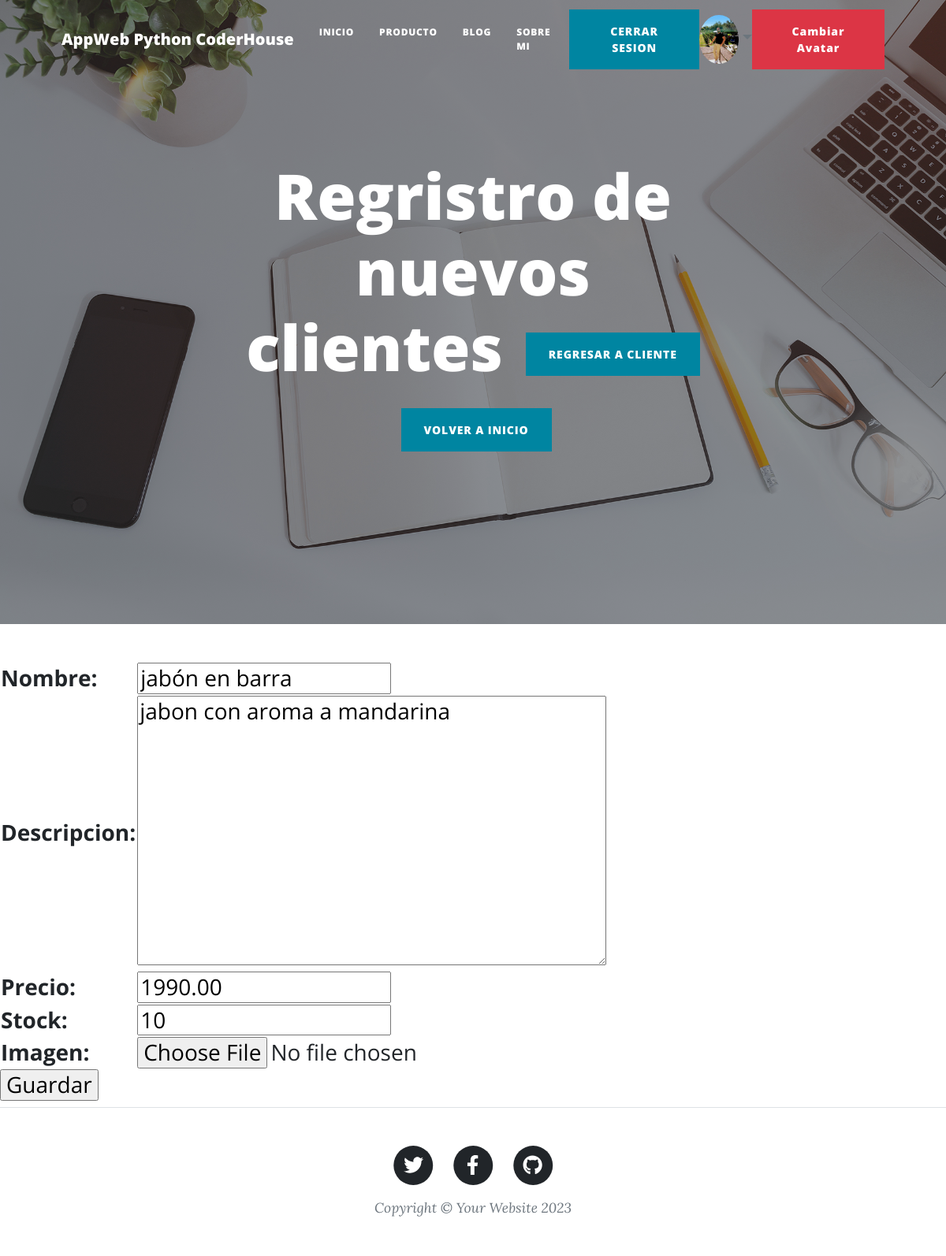
Page /appweb/editaProducto/jabón en barra/ (signed in) on the committed database.
### appweb/models.py (models this page shows, shortened)
class Avatar(models.Model):
    user = models.ForeignKey(User, on_delete=models.CASCADE)
    imagen = models.ImageField(upload_to='avatares', null=True, blank = True)

class Producto(models.Model):
    nombre = models.CharField(max_length=100)
    descripcion = models.TextField()
    precio = models.DecimalField(max_digits=10, decimal_places=2)
    stock = models.PositiveIntegerField()
    imagen = models.ImageField(upload_to='producto', null=True)

### appweb/views.py (the view)
# urls.py: path('editaProducto/<producto_nombre>/',actualizarProducto, name='editarProducto'),
@login_required
def actualizarProducto(request,producto_nombre):
    ProductoElegido =Producto.objects.get(nombre=producto_nombre)
    if request.method == "POST":
        miFormulario = ProductoFormulario(request.POST)
        if miFormulario.is_valid():
            informacion = miFormulario.cleaned_data
            ProductoElegido.nombre = informacion["nombre"]
            ProductoElegido.descripcion = informacion["descripcion"]
            ProductoElegido.precio = informacion["precio"]
            ProductoElegido.stock = informacion["stock"]
            ProductoElegido.imagen = informacion["imagen"]
            ProductoElegido.save()
            return render(request, "appweb/inicio.html")
    else:
        miFormulario = ProductoFormulario(initial={"nombre": ProductoElegido.nombre,
                                                "descripcion": ProductoElegido.descripcion,
                                                "precio": ProductoElegido.precio,
                                                "stock": ProductoElegido.stock,
                                                "imagen": ProductoElegido.imagen})
    return render(request, "appweb/registro_producto.html", {"form": miFormulario})

### appweb/forms.py
class ProductoFormulario(forms.Form):
    nombre = forms.CharField(max_length=100)
    descripcion = forms.CharField(widget=forms.Textarea)
    precio = forms.DecimalField(max_digits=10, decimal_places=2)
    stock = stock = forms.IntegerField(min_value=0)
    imagen = forms.ImageField(required=False)

### appweb/templates/appweb/registro_producto.html
{% extends 'appweb/padre.html' %}
{% block titulo %}
Regristro de nuevos clientes
<a class="btn btn-primary text-uppercase ms-2" href="{% url 'Producto' %}">Regresar a Cliente</a>
<a class="btn btn-primary text-uppercase ms-2" href="{% url 'Inicio' %}">Volver a Inicio</a>
{% endblock %}
{% block formulario %}
<form action="" method="POST"> {% csrf_token %}
    <table>
        {{form.as_table}}
    </table>
    <input type="submit" value="Guardar">
</form>
{% endblock %}

### appweb/templates/appweb/padre.html (shortened to what this page needs)
<!DOCTYPE html>
<html lang="en">
    <head>
        {% load static %}
        <link href="{% static 'appweb/css/styles.css' %}" rel="stylesheet" />
    </head>
    <body>
        <nav class="navbar navbar-expand-lg navbar-light" id="mainNav">
            <div class="container px-4 px-lg-5">
                <a class="navbar-brand" href="{% url 'Inicio'%}">AppWeb Python CoderHouse</a>
                <div class="collapse navbar-collapse" id="navbarResponsive">
                        <ul class="navbar-nav ms-auto py-4 py-lg-0">
                            <li class="nav-item"><a class="nav-link px-lg-3 py-3 py-lg-4" href="{% url 'Inicio' %}" >Inicio</a></li>
                            <li class="nav-item"><a class="nav-link px-lg-3 py-3 py-lg-4" href="{% url 'Producto' %}">Producto</a></li>
                            <li class="nav-item"><a class="nav-link px-lg-3 py-3 py-lg-4" href="{% url 'agregarComenterio' %}">Blog</a></li>
                            <li class="nav-item"><a class="nav-link px-lg-3 py-3 py-lg-4" href="contact.html">Sobre Mi</a></li>
                        </ul>
                        {% if request.user.is_authenticated %}
                            <a class="btn btn-primary text-uppercase ms-2" href="{% url 'Logout' %}">Cerrar Sesion</a>
                            {% if request.user.avatar_set.exists %}
                                <a class="nav-link dropdown-toggle text-muted waves-effect waves-dark pro-pic" href="" data-toggle="dropdown" aria-haspopup="true" aria-expanded="false"><img  src="{{ request.user.avatar_set.first.imagen.url }}" alt="Avatar de {{ request.user.username }}" class="rounded-circle" width="50"></a>
                                <a class="btn btn-danger" href="{% url 'AgregarAvatar' %}">Cambiar Avatar</a>
                            {% endif %}
                    {% else %}
                    <a class="btn btn-primary text-uppercase ms-2" href="{% url 'Register' %}">Registro</a>
                    <a class="btn btn-primary text-uppercase ms-2" href="{% url 'Login' %}">Iniciar Sesion</a>
                    {% endif %}
                </div>
            </div>
        </nav>
        <header class="masthead" style="background-image: url('assets/img/home-bg.jpg')">
            <div class="container position-relative px-4 px-lg-5">
                <div class="row gx-4 gx-lg-5 justify-content-center">
                    <div class="col-md-10 col-lg-8 col-xl-7">
                        <div class="site-heading">
                            <h1>
                                {% block titulo %}
                                {% endblock %}
                            </h1>
                        </div>
                    </div>
                </div>
            </div>
        </header>
        <h3>
            {% block formulario %}
            {% endblock %}
        </h3>
        <footer class="border-top">
            <div class="container px-4 px-lg-5">
                <div class="row gx-4 gx-lg-5 justify-content-center">
                    <div class="col-md-10 col-lg-8 col-xl-7">
                        <ul class="list-inline text-center">
                            <li class="list-inline-item">
                                <a href="#!">
                                    <span class="fa-stack fa-lg">
                                        <i class="fas fa-circle fa-stack-2x"></i>
                                        <i class="fab fa-twitter fa-stack-1x fa-inverse"></i>
                                    </span>
                                </a>
                            </li>
                            <li class="list-inline-item">
                                <a href="#!">
                                    <span class="fa-stack fa-lg">
                                        <i class="fas fa-circle fa-stack-2x"></i>
                                        <i class="fab fa-facebook-f fa-stack-1x fa-inverse"></i>
                                    </span>
                                </a>
                            </li>
                            <li class="list-inline-item">
                                <a href="#!">
                                    <span class="fa-stack fa-lg">
                                        <i class="fas fa-circle fa-stack-2x"></i>
                                        <i class="fab fa-github fa-stack-1x fa-inverse"></i>
                                    </span>
                                </a>
                            </li>
                        </ul>
                        <div class="small text-center text-muted fst-italic">Copyright &copy; Your Website 2023</div>
                    </div>
                </div>
            </div>
        </footer>
    </body>
</html>

### rows in the picture
Producto: nombre "jabón en barra", descripcion "jabon con aroma a mandarina", precio "1990.00", stock "10"
